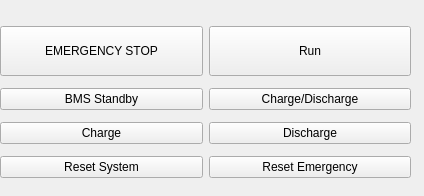
<?xml version="1.0" encoding="UTF-8"?>
<ui version="4.0">
 <class>Controls</class>
 <widget class="QWidget" name="Controls">
  <property name="geometry">
   <rect>
    <x>0</x>
    <y>0</y>
    <width>424</width>
    <height>196</height>
   </rect>
  </property>
  <property name="windowTitle">
   <string>Form</string>
  </property>
  <widget class="QWidget" name="gridLayoutWidget_3">
   <property name="geometry">
    <rect>
     <x>0</x>
     <y>20</y>
     <width>411</width>
     <height>168</height>
    </rect>
   </property>
   <layout class="QGridLayout" name="gridLayout" rowstretch="0,0,0,0,0,0">
    <item row="2" column="1">
     <widget class="QPushButton" name="pushButtonStb">
      <property name="text">
       <string>BMS Standby</string>
      </property>
     </widget>
    </item>
    <item row="1" column="2">
     <widget class="QPushButton" name="pushButtonLock">
      <property name="sizePolicy">
       <sizepolicy hsizetype="Minimum" vsizetype="Maximum">
        <horstretch>0</horstretch>
        <verstretch>0</verstretch>
       </sizepolicy>
      </property>
      <property name="minimumSize">
       <size>
        <width>0</width>
        <height>50</height>
       </size>
      </property>
      <property name="text">
       <string>Run</string>
      </property>
     </widget>
    </item>
    <item row="3" column="1">
     <widget class="QPushButton" name="pushButtonChg">
      <property name="text">
       <string>Charge</string>
      </property>
     </widget>
    </item>
    <item row="4" column="2">
     <widget class="QPushButton" name="pushButtonRstEmergency">
      <property name="text">
       <string>Reset Emergency</string>
      </property>
     </widget>
    </item>
    <item row="1" column="1">
     <widget class="QPushButton" name="pushButtonEmergencyStop">
      <property name="enabled">
       <bool>true</bool>
      </property>
      <property name="sizePolicy">
       <sizepolicy hsizetype="Minimum" vsizetype="Maximum">
        <horstretch>0</horstretch>
        <verstretch>0</verstretch>
       </sizepolicy>
      </property>
      <property name="minimumSize">
       <size>
        <width>0</width>
        <height>50</height>
       </size>
      </property>
      <property name="text">
       <string>EMERGENCY STOP</string>
      </property>
     </widget>
    </item>
    <item row="2" column="2">
     <widget class="QPushButton" name="pushButtonChgDsg">
      <property name="text">
       <string>Charge/Discharge</string>
      </property>
     </widget>
    </item>
    <item row="3" column="2">
     <widget class="QPushButton" name="pushButtonDsg">
      <property name="text">
       <string>Discharge</string>
      </property>
     </widget>
    </item>
    <item row="4" column="1">
     <widget class="QPushButton" name="pushButtonReset">
      <property name="text">
       <string>Reset System</string>
      </property>
     </widget>
    </item>
   </layout>
  </widget>
 </widget>
 <resources/>
 <connections/>
</ui>
